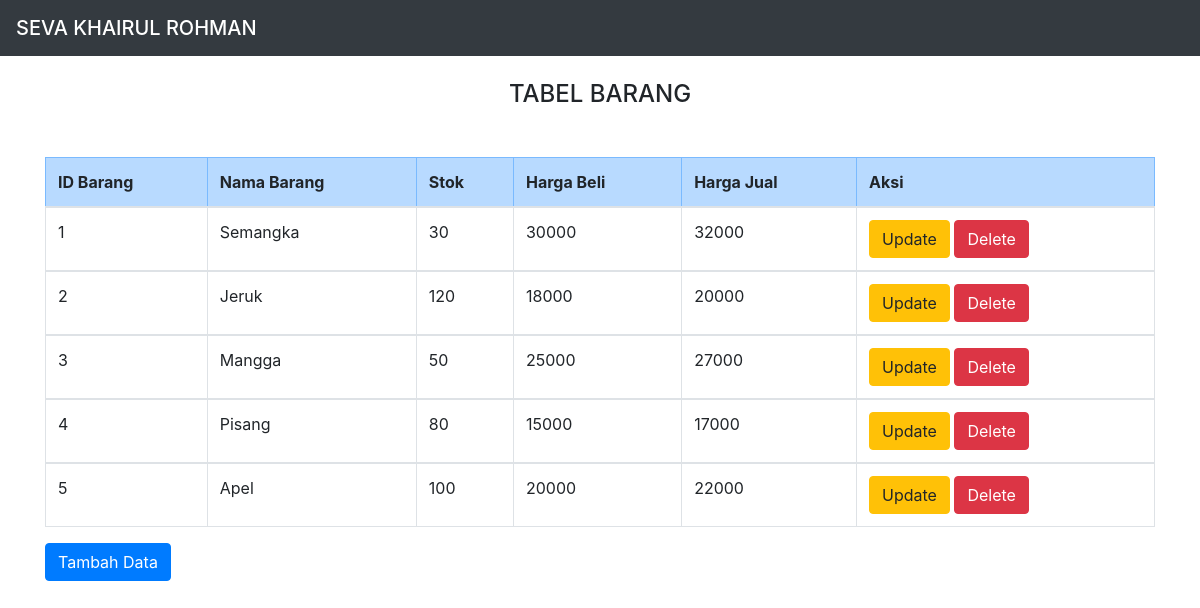
The page / on the database its author committed.
### tables this page shows
CREATE TABLE `tbl_sevastok` (
  `id_barang` int(12) NOT NULL,
  `nama_barang` varchar(255) DEFAULT NULL,
  `stok` int(12) DEFAULT NULL,
  `harga_beli` int(12) DEFAULT NULL,
  `harga_jual` int(12) DEFAULT NULL
);

### index.php (the view, shortened to what this page needs)
<!DOCTYPE html>
<html>
<head>
<link rel="stylesheet" href="https://cdn.jsdelivr.net/npm/bootstrap@4.6.1/dist/css/bootstrap.min.css">
</head>
<body>
    <nav class="navbar navbar-dark bg-dark">
            <span class="navbar-brand mb-0 h1">SEVA KHAIRUL ROHMAN</span>
    </nav>
<div class="container">
    <br>
    <h4><center>TABEL BARANG</center></h4>
     <tr class="table-danger">
            <br>
        <thead>
        <tr>
       <table class="my-3 table table-bordered">
            <tr class="table-primary">
            <th>ID Barang</th>
            <th>Nama Barang</th>
            <th>Stok</th>
            <th>Harga Beli</th>
            <th>Harga Jual</th>
            <th colspan='2'>Aksi</th>
        </tr>
        </thead>
        <?php
        require_once "koneksi.php";
        $sql="select * from tbl_sevastok order by id_barang desc";
        $hasil=mysqli_query($kon,$sql);
        $no=0;
        while ($data = mysqli_fetch_array($hasil)) {
            $no++;
            ?>
            <tbody>
            <tr>
                <td><?php echo $no;?></td>
                <td><?php echo $data["nama_barang"]; ?></td>
                <td><?php echo $data["stok"];   ?></td>
                <td><?php echo $data["harga_beli"];   ?></td>
                <td><?php echo $data["harga_jual"];   ?></td>
                <td>
                    <a href="update.php?id_barang=<?php echo htmlspecialchars($data['id_barang']); ?>" class="btn btn-warning" role="button">Update</a>
                    <a href="<?php echo htmlspecialchars($_SERVER["PHP_SELF"]);?>?id_barang=<?php echo $data['id_barang']; ?>" class="btn btn-danger" role="button">Delete</a>
                </td>
            </tr>
            </tbody>
            <?php
        }
        ?>
    <a href="create.php" class="btn btn-primary" role="button">Tambah Data</a>
</div>
</body>
</html>

### rows shown on the page
tbl_sevastok: nama_barang "Semangka", stok "30", harga_beli "30000", harga_jual "32000"
tbl_sevastok: nama_barang "Jeruk", stok "120", harga_beli "18000", harga_jual "20000"
tbl_sevastok: nama_barang "Mangga", stok "50", harga_beli "25000", harga_jual "27000"
tbl_sevastok: nama_barang "Pisang", stok "80", harga_beli "15000", harga_jual "17000"
tbl_sevastok: nama_barang "Apel", stok "100", harga_beli "20000", harga_jual "22000"
